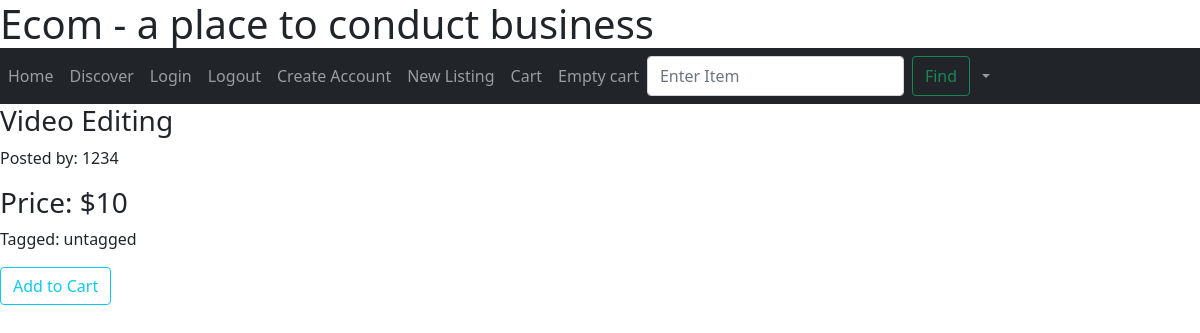
/listing/1, run on the app's committed database.
### app/models.py (models this page shows, shortened)
class Post(db.Model):
    id = db.Column(db.Integer, primary_key=True)
    desc = db.Column(db.String(64))
    body = db.Column(db.String(256))
    timestamp = db.Column(db.DateTime, default=datetime.utcnow())
    user_id = db.Column(db.Integer, db.ForeignKey('user.id'))
    price = db.Column(db.String(64))
    tag = db.Column(db.String(64))

class User(UserMixin, db.Model):
    id = db.Column(db.Integer, primary_key=True)
    name = db.Column(db.String(64))
    email = db.Column(db.String(64))
    password1 = db.Column(db.String(128))
    posts = db.relationship('Post', backref='User')
    cart = db.relationship('Cart', back_populates='user')

### app/routes.py (the view)
@myapp_obj.route('/listing/<int:post_id>', methods=['GET', 'POST'])
def display(post_id):
    post = Post.query.filter_by(id=post_id).one()
    user = User.query.filter_by(id=post.user_id).one()
    form = ListingForm()
    if form.validate_on_submit:
        data = form.submitCart.data
        if form.submitCart.data: #if our form has the field for addtocart submitted, then we can redirect to addToCart
            return redirect(url_for("addToCart", post_id=post_id))
    return render_template("listing.html", post=post, form=form, user=user)

### app/models.py
class ListingForm(FlaskForm):
    submitCart = SubmitField("Add to Cart")

class SearchForm(FlaskForm):
    searched = StringField("Searched", validators=[DataRequired()])
    submit = SubmitField("Submit")

### app/routes.py (called while the page is built)
@myapp_obj.context_processor
def base():
    form = SearchForm()
    return dict(form=form)

### app/templates/listing.html (shortened to what this page needs)
{% extends "base.html" %}
{% block sign_up %}
  <h3>{{ post.desc }}</h3>
  <p>Posted by: {{ user.name }}</p>
  <h3>Price: ${{ post.price }}</h3>
  <p>Tagged: {{ post.tag }}</p>
  <form method="POST" action="">
      {{ form.submitCart(class="btn btn-outline-info") }}
  </form>
{% endblock sign_up %}

### app/templates/base.html (style rules this page uses)
* { box-sizing:border-box }
body { background-color:white; }

### data on the page
Post: desc "Video Editing", price "10", tag "untagged"
User: name "1234"
